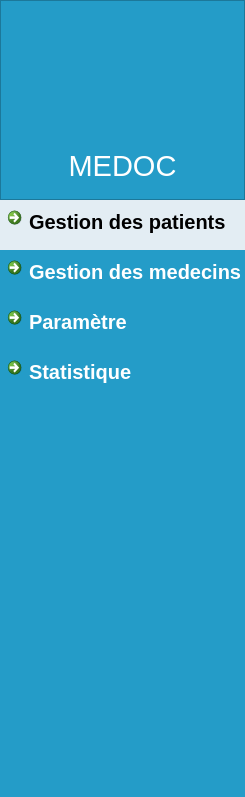
     <widget class="QFrame" name="frame">
      <property name="maximumSize">
       <size>
        <width>300</width>
        <height>16777215</height>
       </size>
      </property>
      <property name="styleSheet">
       <string notr="true">background-color: rgb(36, 156, 200);</string>
      </property>
      <property name="frameShape">
       <enum>QFrame::NoFrame</enum>
      </property>
      <property name="frameShadow">
       <enum>QFrame::Raised</enum>
      </property>
      <property name="lineWidth">
       <number>0</number>
      </property>
      <layout class="QVBoxLayout" name="verticalLayout">
       <property name="spacing">
        <number>0</number>
       </property>
       <property name="leftMargin">
        <number>0</number>
       </property>
       <property name="topMargin">
        <number>0</number>
       </property>
       <property name="rightMargin">
        <number>0</number>
       </property>
       <property name="bottomMargin">
        <number>0</number>
       </property>
       <item>
        <widget class="QFrame" name="frame_3">
         <property name="minimumSize">
          <size>
           <width>0</width>
           <height>200</height>
          </size>
         </property>
         <property name="maximumSize">
          <size>
           <width>16777215</width>
           <height>200</height>
          </size>
         </property>
         <property name="frameShape">
          <enum>QFrame::StyledPanel</enum>
         </property>
         <property name="frameShadow">
          <enum>QFrame::Raised</enum>
         </property>
         <widget class="QLabel" name="label">
          <property name="geometry">
           <rect>
            <x>49</x>
            <y>10</y>
            <width>151</width>
            <height>141</height>
           </rect>
          </property>
          <property name="text">
           <string/>
          </property>
          <property name="pixmap">
           <pixmap>:/ICON/pngtree-medical-logo-vector-png-image_6713322.png</pixmap>
          </property>
          <property name="scaledContents">
           <bool>true</bool>
          </property>
         </widget>
         <widget class="QLabel" name="label_2">
          <property name="geometry">
           <rect>
            <x>22</x>
            <y>150</y>
            <width>201</width>
            <height>31</height>
           </rect>
          </property>
          <property name="font">
           <font>
            <pointsize>22</pointsize>
           </font>
          </property>
          <property name="styleSheet">
           <string notr="true">color: rgb(255, 255, 255);</string>
          </property>
          <property name="text">
           <string>MEDOC</string>
          </property>
          <property name="alignment">
           <set>Qt::AlignCenter</set>
          </property>
         </widget>
        </widget>
       </item>
       <item>
        <widget class="QFrame" name="frame_4">
         <property name="frameShape">
          <enum>QFrame::NoFrame</enum>
         </property>
         <property name="frameShadow">
          <enum>QFrame::Raised</enum>
         </property>
         <layout class="QVBoxLayout" name="verticalLayout_2">
          <property name="spacing">
           <number>0</number>
          </property>
          <property name="leftMargin">
           <number>0</number>
          </property>
          <property name="topMargin">
           <number>0</number>
          </property>
          <property name="rightMargin">
           <number>0</number>
          </property>
          <property name="bottomMargin">
           <number>0</number>
          </property>
          <item>
           <widget class="QCommandLinkButton" name="btnGererPatient">
            <property name="minimumSize">
             <size>
              <width>0</width>
              <height>50</height>
             </size>
            </property>
            <property name="font">
             <font>
              <family>Segoe UI</family>
              <pointsize>15</pointsize>
              <weight>75</weight>
              <bold>true</bold>
             </font>
            </property>
            <property name="cursor">
             <cursorShape>PointingHandCursor</cursorShape>
            </property>
            <property name="styleSheet">
             <string notr="true">QCommandLinkButton{
color: rgb(0, 0, 0);
background-color: rgb(227, 237, 243);
border: none;
}</string>
            </property>
            <property name="text">
             <string>Gestion des patients</string>
            </property>
            <property name="icon">
             <iconset>
              <normaloff>:/ICON/users.svg</normaloff>:/ICON/users.svg</iconset>
            </property>
            <property name="iconSize">
             <size>
              <width>28</width>
              <height>28</height>
             </size>
            </property>
            <property name="autoDefault">
             <bool>false</bool>
            </property>
            <property name="default">
             <bool>false</bool>
            </property>
           </widget>
          </item>
          <item>
           <widget class="QCommandLinkButton" name="btnGererMedecin">
            <property name="minimumSize">
             <size>
              <width>0</width>
              <height>50</height>
             </size>
            </property>
            <property name="font">
             <font>
              <family>Segoe UI</family>
              <pointsize>15</pointsize>
              <weight>75</weight>
              <italic>false</italic>
              <bold>true</bold>
             </font>
            </property>
            <property name="cursor">
             <cursorShape>PointingHandCursor</cursorShape>
            </property>
            <property name="styleSheet">
             <string notr="true">color: rgb(255, 255, 255);
border: none;</string>
            </property>
            <property name="text">
             <string>Gestion des medecins</string>
            </property>
            <property name="icon">
             <iconset>
              <normaloff>:/ICON/symbole-sante-gris.png</normaloff>:/ICON/symbole-sante-gris.png</iconset>
            </property>
            <property name="iconSize">
             <size>
              <width>28</width>
              <height>28</height>
             </size>
            </property>
           </widget>
          </item>
          <item>
           <widget class="QCommandLinkButton" name="btnParametre">
            <property name="minimumSize">
             <size>
              <width>0</width>
              <height>50</height>
             </size>
            </property>
            <property name="font">
             <font>
              <family>Segoe UI</family>
              <pointsize>15</pointsize>
              <weight>75</weight>
              <italic>false</italic>
              <bold>true</bold>
             </font>
            </property>
            <property name="cursor">
             <cursorShape>PointingHandCursor</cursorShape>
            </property>
            <property name="styleSheet">
             <string notr="true">color: rgb(255, 255, 255);
border: none;</string>
            </property>
            <property name="text">
             <string>Paramètre</string>
            </property>
            <property name="icon">
             <iconset>
              <normaloff>:/ICON/settings-outline.svg</normaloff>:/ICON/settings-outline.svg</iconset>
            </property>
            <property name="iconSize">
             <size>
              <width>28</width>
              <height>28</height>
             </size>
            </property>
           </widget>
          </item>
          <item>
           <widget class="QCommandLinkButton" name="btnStatistique">
            <property name="minimumSize">
             <size>
              <width>0</width>
              <height>50</height>
             </size>
            </property>
            <property name="font">
             <font>
              <family>Segoe UI</family>
              <pointsize>15</pointsize>
              <weight>75</weight>
              <italic>false</italic>
              <bold>true</bold>
             </font>
            </property>
            <property name="cursor">
             <cursorShape>PointingHandCursor</cursorShape>
            </property>
            <property name="styleSheet">
             <string notr="true">color: rgb(255, 255, 255);
border: none;</string>
            </property>
            <property name="text">
             <string>Statistique</string>
            </property>
            <property name="icon">
             <iconset>
              <normaloff>:/ICON/stats-chart-outline.svg</normaloff>:/ICON/stats-chart-outline.svg</iconset>
            </property>
            <property name="iconSize">
             <size>
              <width>28</width>
              <height>28</height>
             </size>
            </property>
           </widget>
          </item>
          <item>
           <spacer name="verticalSpacer">
            <property name="orientation">
             <enum>Qt::Vertical</enum>
            </property>
            <property name="sizeHint" stdset="0">
             <size>
              <width>20</width>
              <height>397</height>
             </size>
            </property>
           </spacer>
          </item>
         </layout>
        </widget>
       </item>
      </layout>
     </widget>
